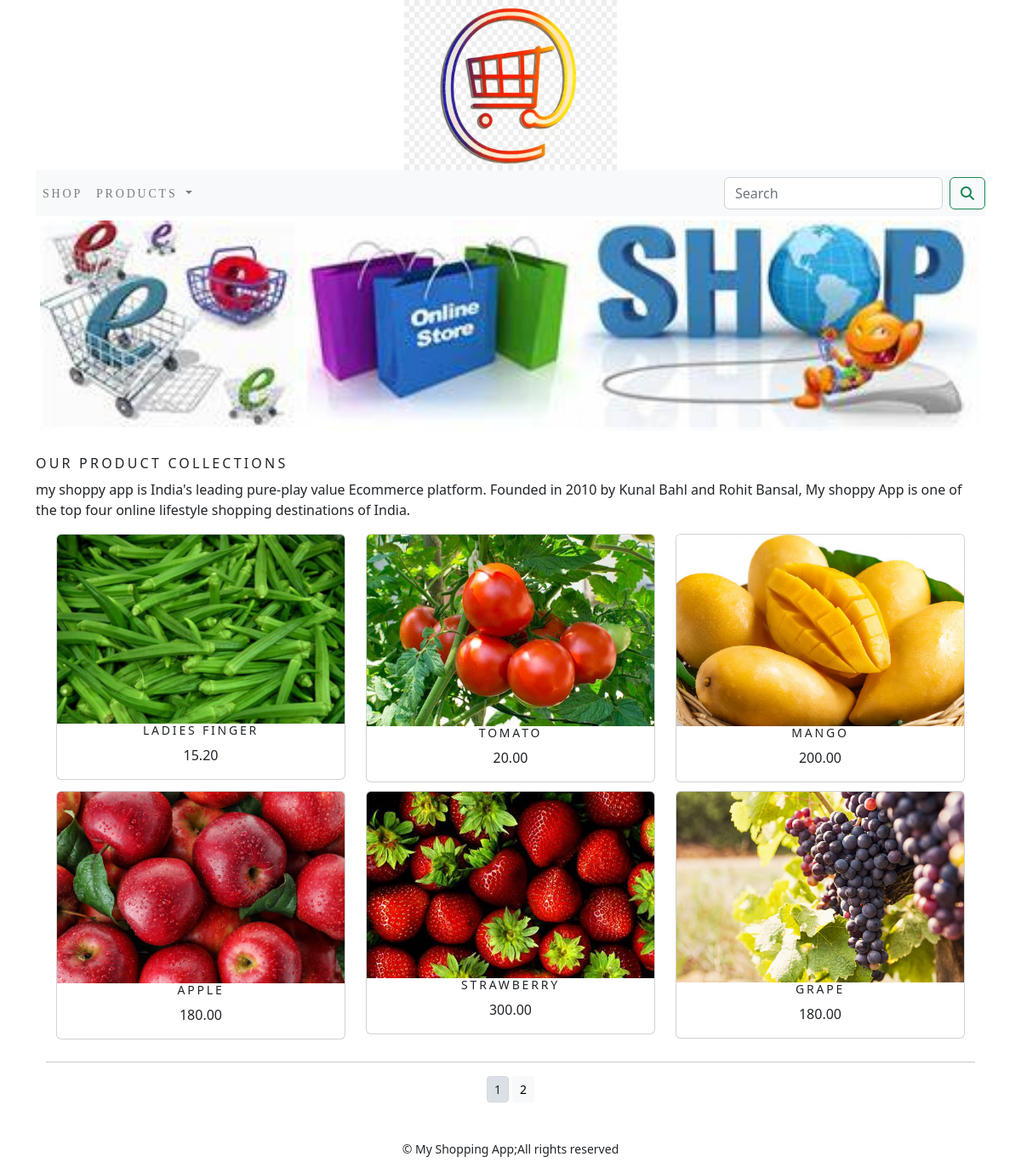
The app's page /shop/ with its own data.
### ecomapp/models.py (models this page shows)
class Product(models.Model):
    name=models.CharField(max_length=250,unique=True)
    slug = models.SlugField(max_length=250, unique=True)
    description=models.TextField()
    price=models.DecimalField(max_digits=10,decimal_places=2)
    category=models.ForeignKey(Category,on_delete=models.CASCADE)
    image=models.ImageField(upload_to='Product',blank=True)
    stock=models.IntegerField()
    available_yes_no=models.BooleanField(default=True)
    created_on=models.DateField(auto_now_add=True)
    updated_on=models.DateField(auto_now=True)
    def get_url(self):
        return reverse('ecomapp:prodcatdetail',args=[self.category.slug,self.slug])

### ecomapp/views.py (the view)
# urls.py: path('',views.allProdCat,name='allProdCat'),
def allProdCat(request,c_slug=None):
    c_page=None
    products_list=None
    if c_slug!=None:
        c_page=get_object_or_404(Category,slug=c_slug)
        products_list=Product.objects.all().filter(category=c_page,available_yes_no=True)
    else:
        products_list=Product.objects.all().filter(available_yes_no=True)
    paginator=Paginator(products_list,6)
    try:
        page=int(request.GET.get('page','1'))
    except:
        page=1
    try:
        products=paginator.page(page)
    except (EmptyPage,InvalidPage):
        products=paginator.page(paginator.num_pages)
    return render(request,"category.html",{'category':c_page,'products':products})

### cart/context_processors.py (called while the page is built)
def counter(request):
    item_count =0
    if 'admin' in request.path:
        return {}
    else:
        try:
            cart=Cart.objects.filter(cart_id=_cart_id(request))
            cart_items=CartItem.objects.all().filter(cart=cart[:1])
            for cart_item in cart_items:
                item_count += cart_item.quantity
        except Cart.DoesNotExist:
            item_count =0
    return dict(item_count=item_count)

### cart/views.py (called while the page is built)
def _cart_id(request):
    cart=request.session.session_key
    if not cart:
        cart=request.session.create()
    return cart

### ecomapp/context_processors.py (called while the page is built)
def menu_links(request):
    links=Category.objects.all()
    return dict(links=links)

### ecomapp/models.py (called while the page is built)
    def get_url(self):
        return reverse('ecomapp:products_by_category',args=[self.slug])

### templates/category.html (shortened to what this page needs)
{% extends 'base.html' %}
{%  load static %}
{% block content %}
<div class="mx_auto">
{% if category %}
    <img class="my_image" src="{{category.image.url }}" alt="{{category.name}}" width="500 px">
    </div>
    <br>
    <div>
        <h1 class="text_center my_title" >{{category.name}}</h1>
        <p class="text_justify">{{category.desc}}</p>
    </div>
{% else %}
    <div>
        <img class="my_image my_img_padding" src="{% static 'img/banner.jpg' %}" alt="our products banner" width="2500 px;">
    </div>
    <br>
    <div>
        <h1 class="text_center my_title">Our product collections</h1>
        <p class="text_justify">my shoppy app is India's leading pure-play value Ecommerce platform. Founded in 2010 by Kunal Bahl and Rohit Bansal, My shoppy App is one of the top four online lifestyle shopping destinations of India.</p>
    </div>
{% endif %}
<div class="container">
    <div class="row mx-auto">
        {% for product in products.object_list %}
        <div class="my_bottom_margin col-9 col-sm-12 col-md-4 col-md-12 col-lg-4" >
        <div class="card text-center" style="min-width:18rem;">
            <a href="{{product.get_url}}">
                <img class="card-img-top my_image" src="{{product.image.url}}" alt="{{product.name}}" width="300 px">
            </a>
            <div class="card_body">
                <h4>{{product.name}}</h4>
                <p>{{product.price}}</p>
            </div>
        </div>
        </div>
        {% endfor %}
    </div>
    <div class="mx_auto">
        {% if products.paginator.num_pages > 1 %}
        <hr>
        <div class="text-center">
            {% for pg in products.paginator.page_range %}
            <a href="?page={{pg}}" class="btn btn-light btn-sm {% if products.number == pg %} active {% endif %} ">{{pg}}</a>
            {% endfor %}
        </div>
        {% endif %}
    </div>
    <br>
</div>
{% endblock %}

### templates/base.html (shortened to what this page needs)
{% load static %}
<!DOCTYPE html>
<html lang="en">
<head>
    <link rel="stylesheet" href="{% static 'css/custom.css' %}">
    <link rel="stylesheet" href="{% static 'css/bootstrap.min.css' %}" >
<link href="https://cdn.jsdelivr.net/npm/bootstrap@5.2.0/dist/css/bootstrap.min.css" rel="stylesheet">
</head>
<body>
<div class="container">
  {% include 'header.html' %}
  {% include 'navbar.html' %}
  {% block content %}
  {% endblock %}
</div>
  {% include 'footer.html' %}
</body>
</html>

### templates/header.html
{%  load static %}
<header>
    <center>
        <a href="{% url 'ecomapp:allProdCat' %}">
        <img src="{% static 'img/logo.jpg' %}" alt="logo Image" width="250px;" height="200px">
            </a>
    </center>
</header>

### templates/navbar.html (shortened to what this page needs)
<nav class="navbar navbar-expand-lg navbar-light bg-light">
  <div class="collapse navbar-collapse" id="navbarSupportedContent">
    <ul class="navbar-nav mr-auto">
      <li class="nav-item">
        <a class="nav-link" href="#">Shop</a>
      </li>
      <li> <div class="nav-item dropdown {% if 'ecomapp' in request.path %} active {% endif %}">
        <a class="nav-link dropdown-toggle" href="" id="navbarDropdown" role="button" data-toggle="dropdown" aria-haspopup="true" aria-expanded="false">
          Products
        </a>
      </div>
      </li>
    </ul>
  </div>
    <form class="form-inline my-2 my-lg-0" action="{% url 'search_app:SearchResult' %}" method="get">
      <input class="form-control mr-sm-2" type="search" placeholder="Search" name="q" aria-label="Search">
      <button class="btn btn-outline-success my-2 my-sm-0" type="submit"><i class="fa fa-search"></i></button>
    </form>
</nav>

### templates/footer.html
<div class="footer navbar-fixed-bottom my_footer">
  <p class="text-center">
    &copy; My Shopping App;All rights reserved
  </p>
</div>

### static/css/custom.css (style rules this page uses)
.nav-item { letter-spacing:.2em; font-size:14px; text-transform:uppercase; font-family: 'Merriweather', serif; }
.my_footer { background-color:'aqua'; height:60px; }
.my_footer p { padding-top:20px; font-size:14px; }
.my_image { width:100%; height:auto; }
.my_title { font-size:16px; text-transform:uppercase; letter-spacing:.2em; }
.my_img_padding { padding:5px; }
.my_bottom_margin { margin-bottom:10px; }
.card_body h4 { font-size:14px; text-transform:uppercase; letter-spacing:.2em; }

### records on screen
Product: image (picture), name "LADIES FINGER", price "15.20"
Product: image (picture), name "TOMATO", price "20.00"
Product: image (picture), name "MANGO", price "200.00"
Product: image (picture), name "APPLE", price "180.00"
Product: image (picture), name "STRAWBERRY", price "300.00"
Product: image (picture), name "GRAPE", price "180.00"

### other values on screen
{{ pg }} "1" "2"
